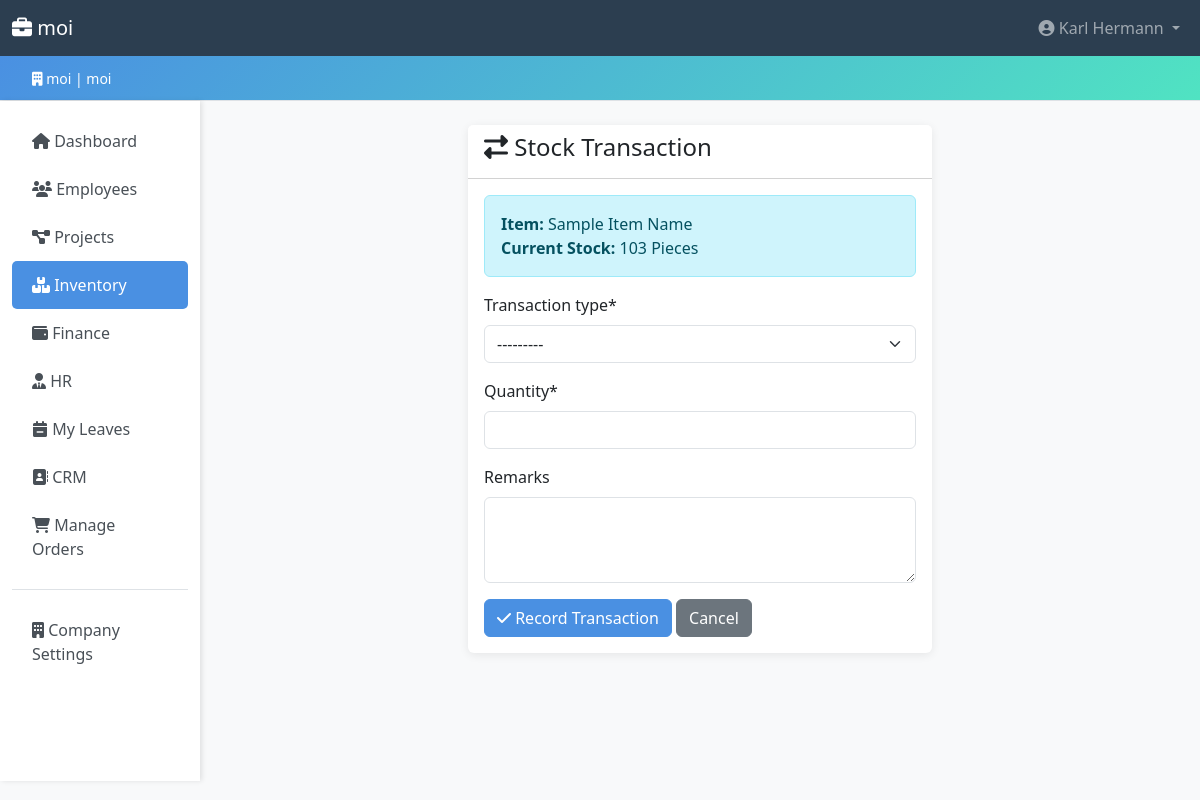
Screenshot of /inventory/9/transaction/ (signed in) with the database file from the repository.
### accounts/models.py (models this page shows, shortened)
class Company(models.Model):
    PLAN_CHOICES = [
        ('free', 'Free'),
        ('basic', 'Basic'),
        ('premium', 'Premium'),
        ('enterprise', 'Enterprise'),
    ]
    company_id = models.UUIDField(default=uuid.uuid4, editable=False, unique=True)
    name = models.CharField(max_length=200)
    domain = models.CharField(max_length=200, unique=True, db_index=True)
    company_password = models.CharField(max_length=256)  # increased from 128 → 256 for future hash algo headroom
    contact_email = models.EmailField()
    contact_phone = models.CharField(
        max_length=20,
        blank=True,
        validators=[RegexValidator(r'^\+?[\d\s\-().]{7,20}$', 'Enter a valid phone number.')],
    )
    address = models.TextField(blank=True)
    subscription_plan = models.CharField(
        max_length=20,
        choices=PLAN_CHOICES,
        default='free',
    )
    is_active = models.BooleanField(default=True)
    created_at = models.DateTimeField(auto_now_add=True)
    updated_at = models.DateTimeField(auto_now=True)
    class Meta:
        verbose_name_plural = 'Companies'
        ordering = ['name']
        indexes = [
            models.Index(fields=['domain']),
            models.Index(fields=['is_active']),
        ]

class User(AbstractUser):
    ROLE_CHOICES = [
        ('admin', 'Admin'),
        ('hr_manager', 'HR Manager'),
        ('accountant', 'Accountant'),
        ('manager', 'Manager'),
        ('secretary', 'Secretary'),
        ('stock_manager', 'Stock Manager'),
        ('employee', 'Employee'),
    ]
    username = None  # replaced by email
    email = models.EmailField(unique=True, db_index=True)
    company = models.ForeignKey(
        Company,
        on_delete=models.CASCADE,
        related_name='users',
        null=True,
        blank=True,
    )
    phone = models.CharField(
        max_length=20,
        blank=True,
        validators=[RegexValidator(r'^\+?[\d\s\-().]{7,20}$', 'Enter a valid phone number.')],
    )
    department = models.CharField(max_length=100, blank=True)
    position = models.CharField(max_length=100, blank=True)
    role = models.CharField(
        max_length=20,
        choices=ROLE_CHOICES,
        default='employee',
        db_index=True,
        help_text='User role for access control.',
    )
    is_company_admin = models.BooleanField(
        default=False,
        help_text='Designates whether the user can manage company settings.',
    )
    last_login_ip = models.GenericIPAddressField(null=True, blank=True)
    objects = CustomUserManager()
    USERNAME_FIELD = 'email'
    REQUIRED_FIELDS = ['first_name', 'last_name']
    class Meta:
        ordering = ['email']
        indexes = [
            models.Index(fields=['company', 'role']),
            models.Index(fields=['company', 'is_active']),
        ]
    def get_full_name(self) -> str:
        return f'{self.first_name} {self.last_name}'.strip() or self.email

### inventory/models.py (models this page shows, shortened)
class Stock(models.Model):
    UNIT_CHOICES = [
        ('pcs', 'Pieces'),
        ('kg', 'Kilograms'),
        ('ltr', 'Liters'),
        ('box', 'Boxes'),
        ('set', 'Sets'),
    ]
    company = models.ForeignKey('accounts.Company', on_delete=models.CASCADE, related_name='stocks')
    item_code = models.CharField(max_length=50)
    name = models.CharField(max_length=200)
    category = models.ForeignKey(StockCategory, on_delete=models.SET_NULL, null=True, related_name='items')
    description = models.TextField(blank=True)
    quantity = models.IntegerField(validators=[MinValueValidator(0)])
    unit = models.CharField(max_length=10, choices=UNIT_CHOICES, default='pcs')
    unit_price = models.DecimalField(max_digits=10, decimal_places=2, validators=[MinValueValidator(0)])
    reorder_level = models.IntegerField(validators=[MinValueValidator(0)])
    supplier_name = models.CharField(max_length=200)
    supplier_contact = models.CharField(max_length=100, blank=True)
    location = models.CharField(max_length=200, blank=True)
    last_restocked = models.DateField(null=True, blank=True)
    created_by = models.ForeignKey(settings.AUTH_USER_MODEL, on_delete=models.SET_NULL, null=True)
    created_at = models.DateTimeField(auto_now_add=True)
    updated_at = models.DateTimeField(auto_now=True)
    image = models.ImageField(upload_to='products/%Y/%m/', blank=True, null=True)
    class Meta:
        unique_together = ['company', 'item_code']
        ordering = ['-created_at']

### inventory/views.py (the view)
# urls.py: path('<int:pk>/transaction/', views.stock_transaction, name='stock_transaction'),
@role_required(*INVENTORY_MANAGE_ROLES)
def stock_transaction(request, pk):
    company = request.user.company
    stock = get_object_or_404(Stock, pk=pk, company=company)
    if request.method == 'POST':
        form = StockTransactionForm(request.POST)
        if form.is_valid():
            transaction_obj = form.save(commit=False)
            transaction_obj.company = company
            transaction_obj.stock = stock
            transaction_obj.user = request.user
            try:
                with transaction.atomic():
                    if transaction_obj.transaction_type == 'in':
                        stock.quantity = F('quantity') + transaction_obj.quantity
                        message = f'Added {transaction_obj.quantity} units to stock.'
                    elif transaction_obj.transaction_type == 'out':
                        if stock.quantity >= transaction_obj.quantity:
                            stock.quantity = F('quantity') - transaction_obj.quantity
                            message = f'Removed {transaction_obj.quantity} units from stock.'
                        else:
                            messages.error(request, 'Insufficient stock for this transaction!')
                            return render(request, 'inventory/stock_transaction.html', {
                                'form': form,
                                'stock': stock
                            })
                    else:  # adjustment
                        stock.quantity = transaction_obj.quantity
                        message = f'Stock quantity adjusted to {transaction_obj.quantity} units.'
                    stock.save()
                    stock.refresh_from_db()
                    transaction_obj.save()
                    if transaction_obj.transaction_type == 'in':
                        stock.last_restocked = timezone.now().date()
                        stock.save()
                    messages.success(request, f'Transaction recorded successfully! {message}')
                    return redirect('inventory:stock_detail', pk=stock.pk)
            except Exception as e:
                messages.error(request, f'Error processing transaction: {str(e)}')
    else:
        form = StockTransactionForm()
    return render(request, 'inventory/stock_transaction.html', {
        'form': form,
        'stock': stock
    })

### templates/inventory/stock_transaction.html (shortened to what this page needs)
{% extends 'core/base.html' %}
{% load crispy_forms_tags %}
{% block content %}
<div class="row">
    <div class="col-md-6 offset-md-3">
        <div class="card">
            <div class="card-header bg-white">
                <h4><i class="fas fa-exchange-alt"></i> Stock Transaction</h4>
            </div>
            <div class="card-body">
                <div class="alert alert-info">
                    <strong>Item:</strong> {{ stock.name }}<br>
                    <strong>Current Stock:</strong> {{ stock.quantity }} {{ stock.get_unit_display }}
                </div>
                <form method="post">
                    {{ form|crispy }}
                    <div class="mt-3">
                        <button type="submit" class="btn btn-primary">
                            <i class="fas fa-check"></i> Record Transaction
                        </button>
                        <a href="{% url 'inventory:stock_list' %}" class="btn btn-secondary">Cancel</a>
                    </div>
                </form>
            </div>
        </div>
    </div>
</div>
{% endblock %}

### templates/core/base.html (shortened to what this page needs)
<!DOCTYPE html>
{% load role_tags %}
<html lang="en">
<head>
    <link href="https://cdn.jsdelivr.net/npm/bootstrap@5.3.0/dist/css/bootstrap.min.css" rel="stylesheet">
    <link rel="stylesheet" href="https://cdnjs.cloudflare.com/ajax/libs/font-awesome/6.4.0/css/all.min.css">
</head>
<body>
    {% if user.is_authenticated %}
    <nav class="navbar navbar-expand-lg navbar-dark">
        <div class="container-fluid">
            <a class="navbar-brand" href="{% url 'core:dashboard' %}">
                <i class="fas fa-briefcase"></i> {{ company.name }}
            </a>
            <div class="collapse navbar-collapse" id="navbarNav">
                <ul class="navbar-nav ms-auto">
                    <li class="nav-item dropdown">
                        <a class="nav-link dropdown-toggle" href="#" id="navbarDropdown" role="button" data-bs-toggle="dropdown">
                            <i class="fas fa-user-circle"></i> {{ user.get_full_name }}
                        </a>
                    </li>
                </ul>
            </div>
        </div>
    </nav>
    <div class="company-banner">
        <div class="container-fluid">
            <small><i class="fas fa-building"></i> {{ company.name }} | {{ company.domain }}</small>
        </div>
    </div>
    {% endif %}
    <div class="container-fluid">
        <div class="row">
            {% if user.is_authenticated %}
            <nav class="col-md-2 d-md-block sidebar py-3">
                <div class="position-sticky">
                    <ul class="nav flex-column">
                        <li class="nav-item">
                            <a class="nav-link {% if request.resolver_match.app_name == 'core' and request.resolver_match.url_name == 'dashboard' %}active{% endif %}"
                               href="{% url 'core:dashboard' %}">
                                <i class="fas fa-home"></i> Dashboard
                            </a>
                        </li>
                        {% if user|has_role:'admin,hr_manager,manager,accountant,secretary,stock_manager,employee' %}
                        <li class="nav-item">
                            <a class="nav-link {% if request.resolver_match.app_name == 'employees' %}active{% endif %}"
                               href="{% url 'employees:employee_list' %}">
                                <i class="fas fa-users"></i> Employees
                            </a>
                        </li>
                        {% endif %}
                        {% if user|has_role:'admin,hr_manager,manager,accountant,secretary,stock_manager,employee' %}
                        <li class="nav-item">
                            <a class="nav-link {% if request.resolver_match.app_name == 'projects' %}active{% endif %}"
                               href="{% url 'projects:project_list' %}">
                                <i class="fas fa-project-diagram"></i> Projects
                            </a>
                        </li>
                        {% endif %}
                        {% if user|has_role:'admin,manager,hr_manager,accountant,secretary,stock_manager,employee' %}
                        <li class="nav-item">
                            <a class="nav-link {% if request.resolver_match.app_name == 'inventory' %}active{% endif %}"
                               href="{% url 'inventory:stock_list' %}">
                                <i class="fas fa-boxes"></i> Inventory
                            </a>
                        </li>
                        {% endif %}
                        {% if user|has_role:'admin,accountant,manager' %}
                        <li class="nav-item">
                            <a class="nav-link {% if request.resolver_match.app_name == 'finance' %}active{% endif %}"
                               href="{% url 'finance:account_list' %}">
                                <i class="fas fa-wallet"></i> Finance
                            </a>
                        </li>
                        {% endif %}
                        {% if user|has_role:'admin,hr_manager' %}
                        <li class="nav-item">
                            <a class="nav-link {% if request.resolver_match.app_name == 'hr' %}active{% endif %}"
                               href="{% url 'hr:position_list' %}">
                                <i class="fas fa-user-tie"></i> HR
                            </a>
                        </li>
                        {% endif %}
                        {% if user|has_role:'admin,hr_manager,manager,secretary,accountant,stock_manager,employee' %}
                        <li class="nav-item">
                            <a class="nav-link {% if request.resolver_match.app_name == 'hr' and 'leave' in request.resolver_match.url_name %}active{% endif %}"
                               href="{% url 'hr:my_leave_list' %}">
                                <i class="fas fa-calendar-minus"></i> My Leaves
                            </a>
                        </li>
                        {% endif %}
                        {% if user|has_role:'admin,manager,secretary' %}
                        <li class="nav-item">
                            <a class="nav-link {% if request.resolver_match.app_name == 'crm' %}active{% endif %}"
                               href="{% url 'crm:contact_list' %}">
                                <i class="fas fa-address-book"></i> CRM
                            </a>
                        </li>
                        {% endif %}
                        {% if is_company_admin or user.is_superuser %}
                        <li class="nav-item">
                            <a class="nav-link {% if request.resolver_match.app_name == 'marketplace' and request.resolver_match.url_name == 'admin_order_dashboard' %}active{% endif %}"
                               href="{% url 'marketplace:admin_order_dashboard' %}">
                                <i class="fas fa-shopping-cart"></i> Manage Orders
                            </a>
                        </li>
                        {% endif %}
                        {% if is_company_admin or user.is_superuser %}
                        <li class="nav-item mt-3 border-top pt-3">
                            <a class="nav-link {% if request.resolver_match.app_name == 'accounts' and request.resolver_match.url_name == 'company_profile' %}active{% endif %}"
                               href="{% url 'accounts:company_profile' %}">
                                <i class="fas fa-building"></i> Company Settings
                            </a>
                        </li>
                        {% endif %}
                    </ul>
                </div>
            </nav>
            {% endif %}
            <main class="col-md-10 ms-sm-auto px-md-4 py-4">
                {% block content %}{% endblock %}
            </main>
        </div>
    </div>
</body>
</html>

### rows the page displays
Company: name "moi", domain "moi"
User: get_full_name "Karl Hermann"
Stock: name "Sample Item Name", quantity "103", unit "Pieces"
